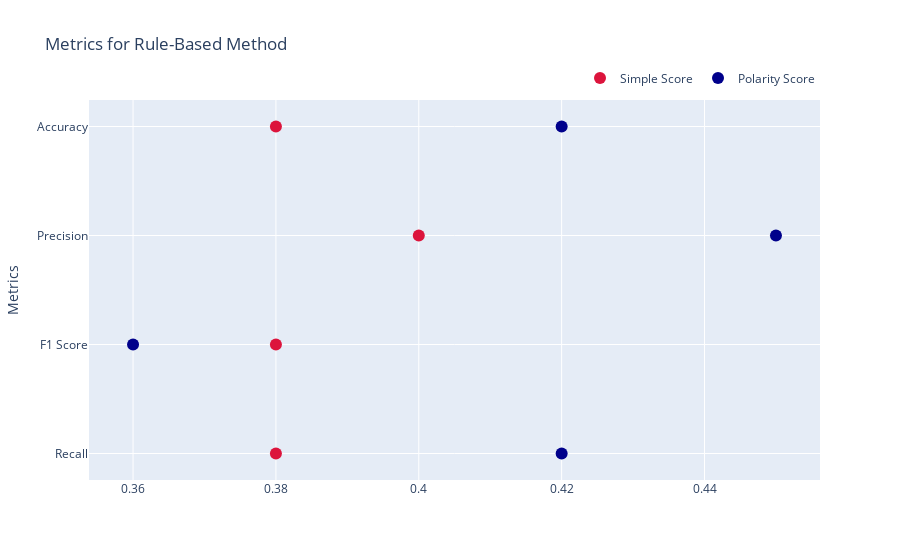

The cell this chart's notebook holds for it:
### Code cell
import plotly.graph_objects as go
import plotly.express as px
import os

metrics = ["Accuracy", "Precision", "F1 Score", "Recall"]
metrics = ["Recall","F1 Score","Precision","Accuracy"]

fig = go.Figure()
fig.add_trace(go.Scatter(
    x=[0.38,0.38,0.40,0.38],
    y=metrics,
    marker=dict(color="crimson", size=12),
    mode="markers",
    name="Simple Score",
))

fig.add_trace(go.Scatter(
    x=[0.42,0.36,0.45,0.42],
    y=metrics,
    marker=dict(color="darkblue", size=12),
    mode="markers",
    name="Polarity Score",
))

fig.update_layout(title="Metrics for Rule-Based Method",
                  xaxis_title="",
                  yaxis_title="Metrics")

fig.update_layout(legend=dict(
    orientation="h",
    yanchor="bottom",
    y=1.02,
    xanchor="right",
    x=1
))

fig.write_image('MetricsLexicon.svg')

fig.show()

### Figure 1 — Plotly figure (JSON) as saved in the notebook; plotly's stock layout.template omitted (floating-point values rounded to 4 significant figures)
{"data": [{"marker": {"color": "crimson", "size": 12}, "mode": "markers", "name": "Simple Score", "type": "scatter", "x": [0.38, 0.38, 0.4, 0.38], "y": ["Recall", "F1 Score", "Precision", "Accuracy"]}, {"marker": {"color": "darkblue", "size": 12}, "mode": "markers", "name": "Polarity Score", "type": "scatter", "x": [0.42, 0.36, 0.45, 0.42], "y": ["Recall", "F1 Score", "Precision", "Accuracy"]}], "layout": {"legend": {"orientation": "h", "x": 1, "xanchor": "right", "y": 1.02, "yanchor": "bottom"}, "title": {"text": "Metrics for Rule-Based Method"}, "xaxis": {"title": {"text": ""}}, "yaxis": {"title": {"text": "Metrics"}}}}
